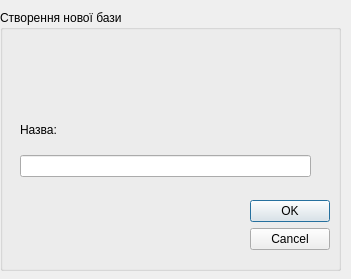
<?xml version="1.0" encoding="UTF-8"?>
<ui version="4.0">
 <class>dbcreate</class>
 <widget class="QDialog" name="dbcreate">
  <property name="geometry">
   <rect>
    <x>0</x>
    <y>0</y>
    <width>351</width>
    <height>279</height>
   </rect>
  </property>
  <property name="windowTitle">
   <string>Нове підприємство</string>
  </property>
  <widget class="QGroupBox" name="groupBox">
   <property name="geometry">
    <rect>
     <x>0</x>
     <y>10</y>
     <width>341</width>
     <height>261</height>
    </rect>
   </property>
   <property name="title">
    <string>Створення нової бази</string>
   </property>
   <widget class="QWidget" name="layoutWidget">
    <property name="geometry">
     <rect>
      <x>20</x>
      <y>100</y>
      <width>291</width>
      <height>67</height>
     </rect>
    </property>
    <layout class="QHBoxLayout" name="horizontalLayout">
     <item>
      <layout class="QVBoxLayout" name="verticalLayout">
       <item>
        <widget class="QLabel" name="label">
         <property name="text">
          <string>Назва:</string>
         </property>
        </widget>
       </item>
       <item>
        <widget class="QLineEdit" name="lineEdit"/>
       </item>
      </layout>
     </item>
    </layout>
   </widget>
   <widget class="QDialogButtonBox" name="buttonBox">
    <property name="geometry">
     <rect>
      <x>250</x>
      <y>190</y>
      <width>80</width>
      <height>65</height>
     </rect>
    </property>
    <property name="orientation">
     <enum>Qt::Vertical</enum>
    </property>
    <property name="standardButtons">
     <set>QDialogButtonBox::Cancel|QDialogButtonBox::Ok</set>
    </property>
   </widget>
  </widget>
 </widget>
 <resources/>
 <connections>
  <connection>
   <sender>buttonBox</sender>
   <signal>accepted()</signal>
   <receiver>dbcreate</receiver>
   <slot>accept()</slot>
   <hints>
    <hint type="sourcelabel">
     <x>248</x>
     <y>254</y>
    </hint>
    <hint type="destinationlabel">
     <x>157</x>
     <y>274</y>
    </hint>
   </hints>
  </connection>
  <connection>
   <sender>buttonBox</sender>
   <signal>rejected()</signal>
   <receiver>dbcreate</receiver>
   <slot>reject()</slot>
   <hints>
    <hint type="sourcelabel">
     <x>296</x>
     <y>250</y>
    </hint>
    <hint type="destinationlabel">
     <x>286</x>
     <y>274</y>
    </hint>
   </hints>
  </connection>
 </connections>
</ui>
